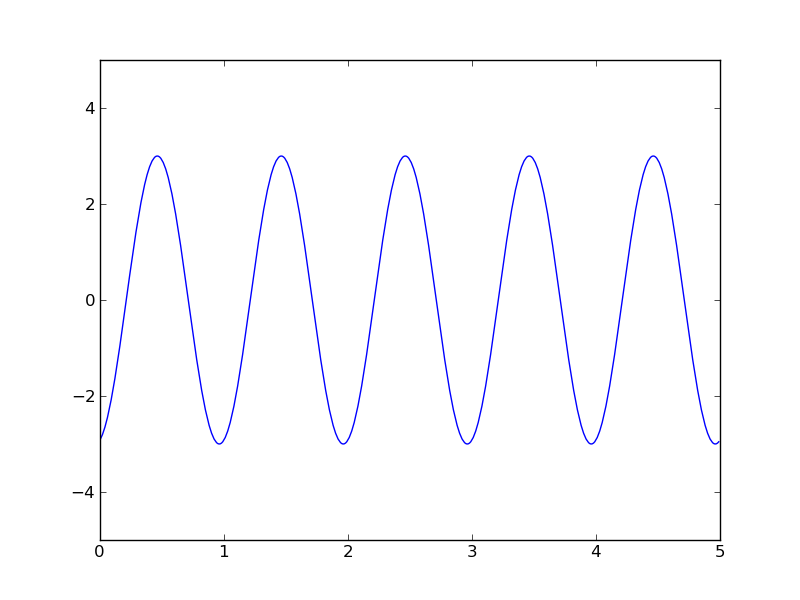

Python code for this plot:
import numpy as np
import matplotlib.pyplot as plt
ax = plt.subplot(111)
t = np.arange(0.0,5, 0.01)
#La magnitud de la funci'on coseno multiplica al coseno. Si entraste en el 2014, al menos llevas 3 anios. La constante se suma a la funci'on no al argumento. 
#La definici'on m'as apropiada ser'ia 3*np.cos(2*np.pi*t)+2014
s = np.cos(2*np.pi*t+2014)
line, = plt.plot(t, 3*s, lw=1)
plt.ylim(-5,5)
plt.savefig('E2.png')
plt.show()
